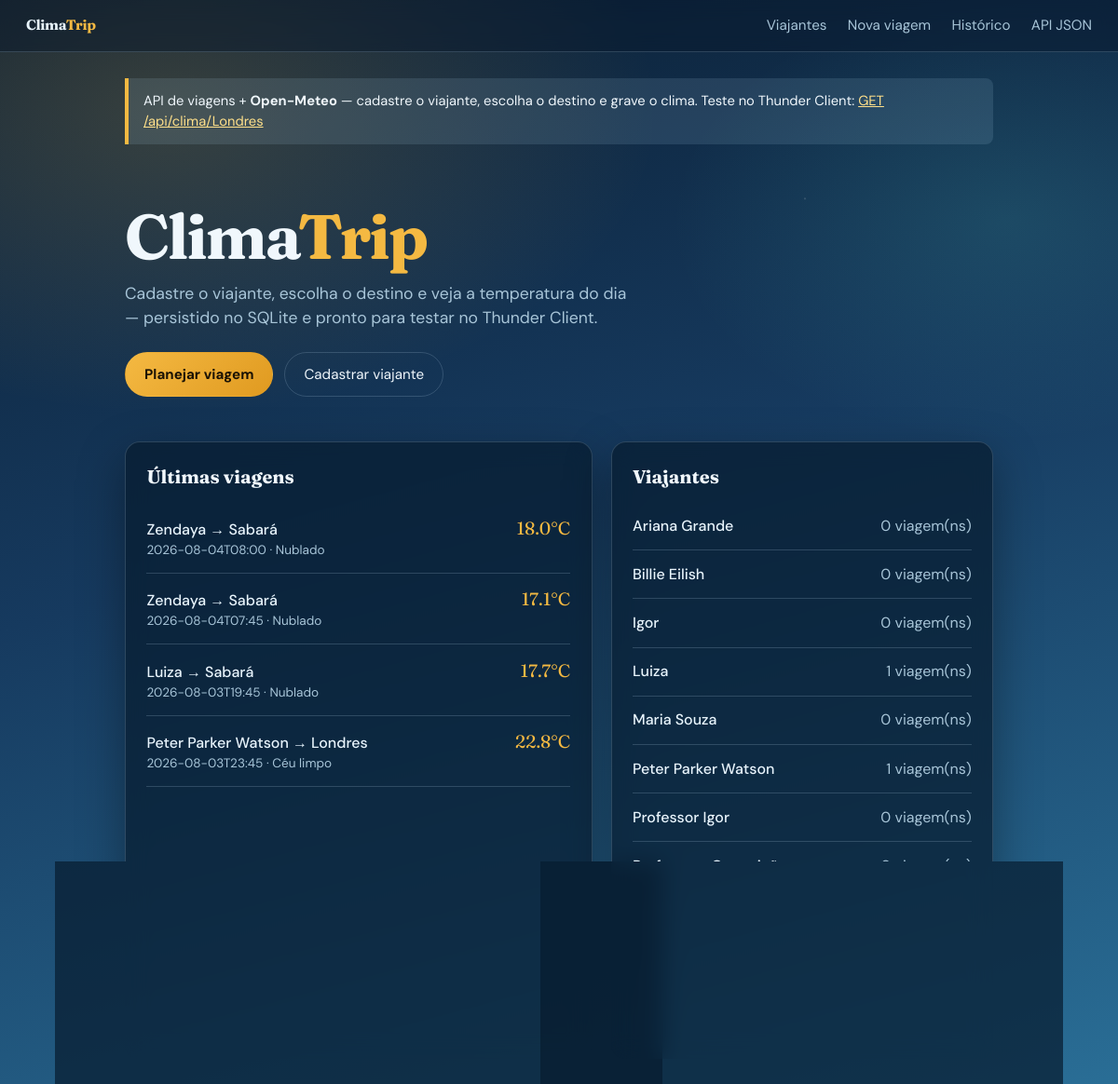
The page / on the database its author committed.
### models/viagem.py (models this page shows, shortened)
class Viagem(ModeloBase):
    __tablename__ = "viagens"
    viajante_id = db.Column(db.Integer, db.ForeignKey("viajantes.id"), nullable=False)
    destino = db.Column(db.String(120), nullable=False)
    pais = db.Column(db.String(80), default="")
    latitude = db.Column(db.Float, nullable=False)
    longitude = db.Column(db.Float, nullable=False)
    data_consulta = db.Column(db.String(30), nullable=False)
    temperatura_c = db.Column(db.Float, nullable=False)
    vento_kmh = db.Column(db.Float, nullable=False)
    umidade = db.Column(db.Integer, nullable=True)
    codigo_clima = db.Column(db.Integer, nullable=True)
    descricao_clima = db.Column(db.String(80), default="")
    viajante = db.relationship("Viajante", back_populates="viagens")
    @classmethod
    def listar(cls):
        return cls.query.order_by(cls.id.desc()).all()

### models/viajante.py (models this page shows, shortened)
class Viajante(ModeloBase):
    __tablename__ = "viajantes"
    nome = db.Column(db.String(120), nullable=False, unique=True)
    viagens = db.relationship(
        "Viagem",
        back_populates="viajante",
        cascade="all, delete-orphan",
        lazy="dynamic",
    )
    @classmethod
    def listar(cls):
        return cls.query.order_by(cls.nome).all()

### controllers/viagens_controller.py (the view)
@viagens_bp.route("/")
def home():
    viagens = Viagem.listar()[:8]
    viajantes = Viajante.listar()
    return render_template("home.html", viagens=viagens, viajantes=viajantes)

### views/templates/home.html
{% extends "layout.html" %}
{% block content %}
<section class="hero">
    <h1 class="hero-brand">Clima<em>Trip</em></h1>
    <p>
        Cadastre o viajante, escolha o destino e veja a temperatura do dia —
        persistido no SQLite e pronto para testar no Thunder Client.
    </p>
    <div class="hero-actions">
        <a class="btn btn-primario" href="{{ url_for('viagens.nova_viagem') }}">Planejar viagem</a>
        <a class="btn" href="{{ url_for('viagens.viajantes') }}">Cadastrar viajante</a>
    </div>
</section>
<div class="grid-2" style="margin-top: 1.5rem;">
    <section class="painel">
        <h2 class="secao-titulo">Últimas viagens</h2>
        {% if viagens %}
            <ul class="lista">
                {% for v in viagens %}
                <li>
                    <div>
                        <a href="{{ url_for('viagens.detalhe_viagem', viagem_id=v.id) }}">
                            {{ v.viajante.nome }} → {{ v.destino }}
                        </a>
                        <div style="color: var(--texto-suave); font-size: 0.85rem;">
                            {{ v.data_consulta }} · {{ v.descricao_clima }}
                        </div>
                    </div>
                    <span class="temp">{{ v.temperatura_c }}°C</span>
                </li>
                {% endfor %}
            </ul>
        {% else %}
            <p class="vazio">Nenhuma viagem ainda. Crie a primeira!</p>
        {% endif %}
    </section>
    <section class="painel">
        <h2 class="secao-titulo">Viajantes</h2>
        {% if viajantes %}
            <ul class="lista">
                {% for pessoa in viajantes %}
                <li>
                    <a href="{{ url_for('viagens.detalhe_viajante', viajante_id=pessoa.id) }}">
                        {{ pessoa.nome }}
                    </a>
                    <span style="color: var(--texto-suave);">{{ pessoa.viagens.count() }} viagem(ns)</span>
                </li>
                {% endfor %}
            </ul>
        {% else %}
            <p class="vazio">Cadastre um viajante para começar.</p>
        {% endif %}
    </section>
</div>
{% endblock %}

### views/templates/layout.html (shortened to what this page needs)
<!DOCTYPE html>
<html lang="pt-BR">
<head>
    <link rel="stylesheet" href="{{ url_for('static', filename='css/style.css') }}">
</head>
<body>
    <nav class="nav">
        <a class="nav-brand" href="{{ url_for('viagens.home') }}">Clima<span>Trip</span></a>
        <a href="{{ url_for('viagens.viajantes') }}">Viajantes</a>
        <a href="{{ url_for('viagens.nova_viagem') }}">Nova viagem</a>
        <a href="{{ url_for('viagens.lista_viagens') }}">Histórico</a>
        <a href="/api/viagens" target="_blank">API JSON</a>
    </nav>
    <main class="container">
        <div class="aviso-api">
            API de viagens + <strong>Open-Meteo</strong> —
            cadastre o viajante, escolha o destino e grave o clima.
            Teste no Thunder Client: <a href="/api/clima/Londres" target="_blank">GET /api/clima/Londres</a>
        </div>
        {% block content %}{% endblock %}
    </main>
</body>
</html>

### views/static/css/style.css (style rules this page uses)
* { box-sizing: border-box; }
:root { --céu-topo: #0b1f33; --céu-meio: #163a5f; --céu-baixo: #2a6f97; --névoa: rgba(186, 230, 253, 0.12); --sol: #f4b942; --sol-suave: #ffe08a; --gelo: #e8f4fc; --texto: #f0f7fc; --texto-suave: #a8c5d8; --card: rgba(8, 28, 48, 0.72); --borda: rgba(168, 197, 216, 0.22); --erro: #ff7b72; --sucesso: #5eead4; --sombra: 0 18px 50px rgba(0, 0, 0, 0.35); }
body { margin: 0; min-height: 100vh; font-family: "DM Sans", sans-serif; color: var(--texto); background: radial-gradient(ellipse 80% 50% at 15% 10%, rgba(244, 185, 66, 0.18), transparent 55%), radial-gradient(ellipse 60% 40% at 90% 20%, rgba(94, 234, 212, 0.12), transparent 50%), linear-gradient(165deg, var(--céu-topo) 0%, var(--céu-meio) 45%, var(--céu-baixo) 100%); background-attachment: fixed; line-height: 1.5; }
body::before { content: ""; position: fixed; inset: 0; pointer-events: none; background-image: radial-gradient(1.5px 1.5px at 12% 22%, rgba(255, 255, 255, 0.35), transparent), radial-gradient(1px 1px at 38% 68%, rgba(255, 255, 255, 0.25), transparent), radial-gradient(1.5px 1.5px at 72% 18%, rgba(255, 255, 255, 0.3), transparent), radial-gradient(1px 1px at 88% 55%, rgba(255, 255, 255, 0.2), transparent); animation: drift 40s linear infinite; opacity: 0.7; z-index: 0; }
.nav, .container, .hero { position: relative; z-index: 1; }
.nav { display: flex; flex-wrap: wrap; gap: 0.85rem 1.4rem; align-items: center; padding: 1rem 1.75rem; border-bottom: 1px solid var(--borda); backdrop-filter: blur(10px); background: rgba(8, 24, 42, 0.45); }
.nav a { color: var(--texto-suave); text-decoration: none; font-size: 0.95rem; transition: color 0.2s; }
.nav-brand { font-family: "Fraunces", serif; font-weight: 700; font-size: 1.35rem; color: var(--gelo) !important; margin-right: auto; letter-spacing: -0.02em; }
.nav-brand span { color: var(--sol); }
.container { max-width: 980px; margin: 0 auto; padding: 1.75rem 1.5rem 3rem; }
.hero { padding: 2.5rem 0 1.5rem; animation: fade-up 0.7s ease both; }
.hero-brand { font-family: "Fraunces", serif; font-size: clamp(2.6rem, 7vw, 4.2rem); line-height: 1.05; margin: 0 0 0.75rem; letter-spacing: -0.03em; }
.hero-brand em { font-style: normal; color: var(--sol); }
.hero p { max-width: 34rem; color: var(--texto-suave); font-size: 1.1rem; margin: 0 0 1.5rem; }
.hero-actions { display: flex; flex-wrap: wrap; gap: 0.75rem; }
h1 { font-family: "Fraunces", serif; font-size: 2rem; margin: 0 0 0.35rem; letter-spacing: -0.02em; }
.aviso-api { background: var(--névoa); border-left: 4px solid var(--sol); padding: 0.85rem 1rem; margin-bottom: 1.5rem; border-radius: 0 8px 8px 0; font-size: 0.92rem; animation: fade-up 0.6s ease both; }
.aviso-api a { color: var(--sol-suave); }
.painel { background: var(--card); border: 1px solid var(--borda); border-radius: 16px; padding: 1.4rem; box-shadow: var(--sombra); backdrop-filter: blur(12px); animation: fade-up 0.75s ease both; }
.grid-2 { display: grid; grid-template-columns: 1.1fr 0.9fr; gap: 1.25rem; }
.btn { display: inline-block; padding: 0.7rem 1.25rem; background: transparent; color: var(--texto); text-decoration: none; border: 1px solid var(--borda); border-radius: 999px; font-size: 0.95rem; font-family: inherit; cursor: pointer; transition: background 0.2s, border-color 0.2s, transform 0.15s; }
.btn-primario { background: linear-gradient(135deg, var(--sol), #e09a20); color: #1a1205; border-color: transparent; font-weight: 700; }
.lista { list-style: none; padding: 0; margin: 0; }
.lista li { display: flex; justify-content: space-between; gap: 1rem; align-items: baseline; padding: 0.85rem 0; border-bottom: 1px solid var(--borda); }
.lista a { color: var(--gelo); text-decoration: none; font-weight: 500; }
.lista .temp { color: var(--sol); font-family: "Fraunces", serif; font-size: 1.2rem; white-space: nowrap; }
.secao-titulo { font-family: "Fraunces", serif; font-size: 1.25rem; margin: 0 0 0.75rem; }

### rows shown on the page
Viagem: viajante.nome "Zendaya", destino "Sabará", data_consulta "2026-08-04T08:00", descricao_clima "Nublado", temperatura_c "18.0"
Viagem: viajante.nome "Zendaya", destino "Sabará", data_consulta "2026-08-04T07:45", descricao_clima "Nublado", temperatura_c "17.1"
Viagem: viajante.nome "Luiza", destino "Sabará", data_consulta "2026-08-03T19:45", descricao_clima "Nublado", temperatura_c "17.7"
Viagem: viajante.nome "Peter Parker Watson", destino "Londres", data_consulta "2026-08-03T23:45", descricao_clima "Céu limpo", temperatura_c "22.8"
Viajante: nome "Ariana Grande", viagens.count "0"
Viajante: nome "Billie Eilish", viagens.count "0"
Viajante: nome "Igor", viagens.count "0"
Viajante: nome "Luiza", viagens.count "1"
Viajante: nome "Maria Souza", viagens.count "0"
Viajante: nome "Peter Parker Watson", viagens.count "1"
Viajante: nome "Professor Igor", viagens.count "0"
Viajante: nome "Professora Conceição", viagens.count "0"
